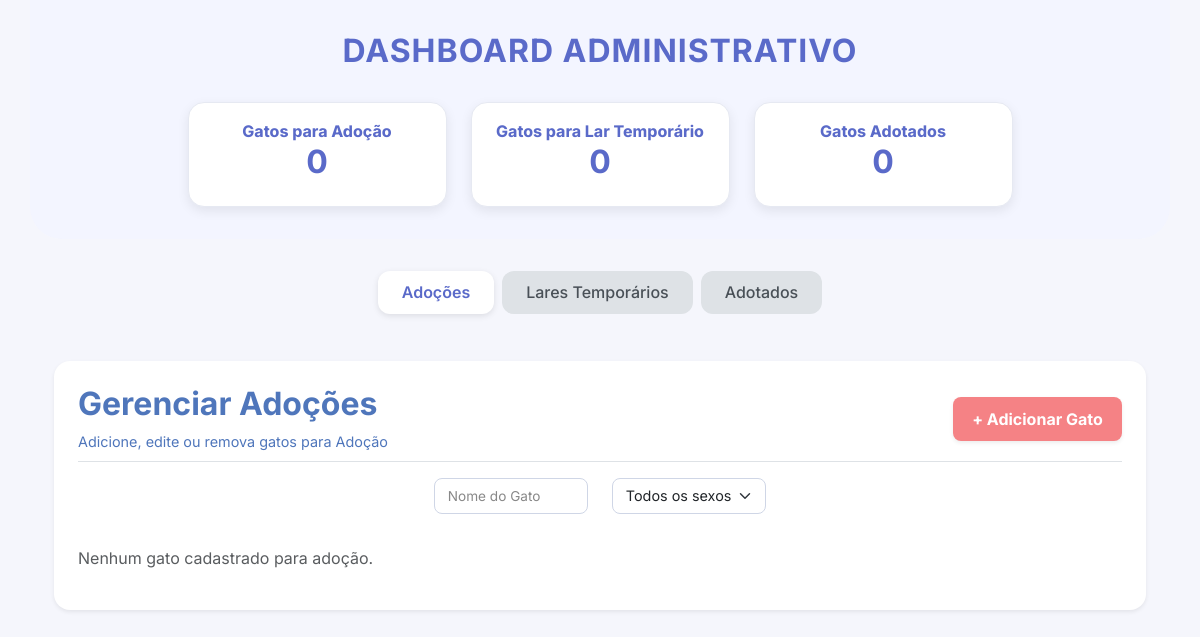
/dashboard_admin_adocoes, run on an earlier commit of the app's database.
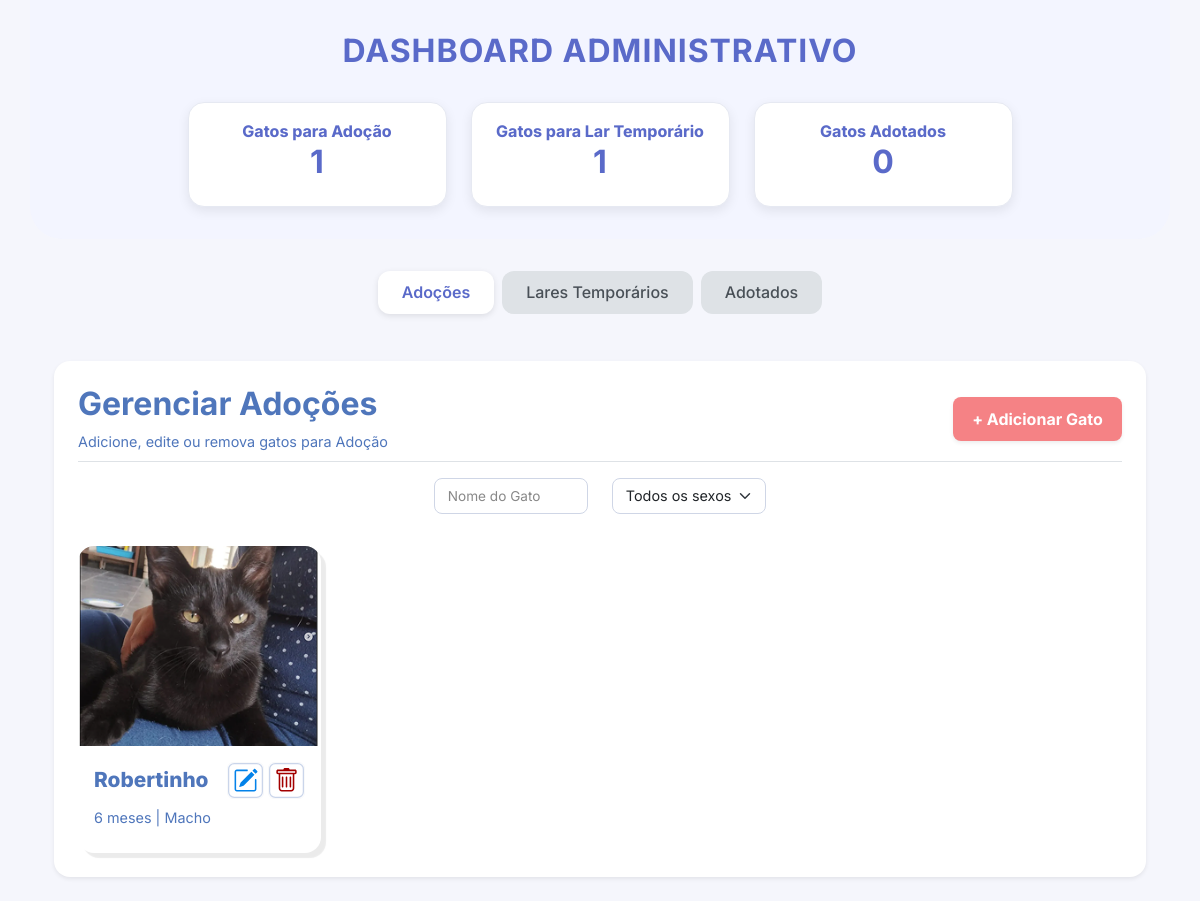
And on a later commit of the database.
### gatos/models.py (models this page shows, shortened)
class Gato(models.Model):
    SEXO_CHOICES = [
        ("M", "Macho"),
        ("F", "Fêmea"),
    ]
    nome = models.CharField(max_length=100, verbose_name="Nome")
    sexo = models.CharField(max_length=1, choices=SEXO_CHOICES, verbose_name="Sexo")
    idade = models.CharField(max_length=10, verbose_name="Idade")
    descricao = models.TextField(max_length=10000, verbose_name="Descrição")
    imagem = models.ImageField(upload_to="gatos/", verbose_name="Imagem")
    lar_temporario = models.BooleanField(default=False, verbose_name="Precisa de lar temporário")
    cuidado = models.ForeignKey(Cuidado, on_delete=models.CASCADE, verbose_name="Cuidados")
    temperamento = models.ForeignKey(Temperamento, on_delete=models.CASCADE, verbose_name="Temperamento")
    sociavel = models.ForeignKey(Sociavel, on_delete=models.CASCADE, verbose_name="Socialização")
    moradia = models.ForeignKey(Moradia, on_delete=models.CASCADE, verbose_name="Moradia adequada")
    created_at = models.DateTimeField(auto_now_add=True, verbose_name="Criado em")
    updated_at = models.DateTimeField(auto_now=True, verbose_name="Atualizado em")
    class Meta:
        verbose_name = "Gato"
        verbose_name_plural = "Gatos"
        db_table = "gatos"
        ordering = ["-created_at"]

### gatos/views.py (the view)
# urls.py: path("dashboard_admin_adocoes", dashboard_admin_adocoes),
def dashboard_admin_adocoes(request):
    gatos = Gato.objects.all()
    nome = request.GET.get("nome")
    if nome:
        gatos = gatos.filter(nome__icontains=nome)
    sexo = request.GET.get("sexo")
    if sexo in ["M", "F"]:
        gatos = gatos.filter(sexo=sexo)
    context = {
        "gatos": gatos,
    }
    return render(request, "gatos/dashboard_admin_adocoes.html", context)

### gatos/context_processors.py (called while the page is built)
def dashboard_totals(request):
    total_para_adocao = Gato.objects.exclude(id__in=Adotados.objects.values("gato")).count()
    total_lar_temporario = Gato.objects.filter(
        lar_temporario=True
    ).exclude(id__in=Adotados.objects.values("gato")).count()
    total_adotados = Adotados.objects.count()
    return {
        "total_para_adocao": total_para_adocao,
        "total_lar_temporario": total_lar_temporario,
        "total_adotados": total_adotados,
    }

### gatos/templates/gatos/dashboard_admin_adocoes.html (shortened to what this page needs)
{% extends "ong/base_admin.html" %}
{% load static %}
{% block content%}
<link rel="stylesheet" href="{% static 'css/dashboard_admin_adocoes.css' %}">
<div class="container py-4">
    <div class="p-4 bg-white shadow-sm rounded-4">
        <div class="d-flex justify-content-between align-items-center mb-3 border-bottom pb-2">
            <div>
                <h2 class="fw-bold text-primary">Gerenciar Adoções</h2>
                <p class="subtitle-custom mb-0">Adicione, edite ou remova gatos para Adoção</p>
            </div> <a href="" class="btn btn-danger fw-bold shadow-sm rounded-3"> + Adicionar Gato </a>
        </div>
        <form method="GET" action="">
            <div class="row justify-content-center mb-4">
                <div class="col-md-2 col-sm-4 mb-2"> <input type="text" name="nome"
                        class="form-control form-control-sm search-input" placeholder="Nome do Gato"
                        onkeyup="debounceSubmit(this.form, 600)" value="{{ request.GET.nome|default:'' }}">
                </div>
                <div class="col-md-2 col-sm-4 mb-2"> <select name="sexo" class="form-select form-select-sm search-input"
                        onchange="this.form.submit()">
                        <option value="">Todos os sexos</option>
                    </select> </div>
            </div>
        </form>
        <div class="row g-4">
            {% for gato in gatos %}
            <div class="col-lg-3 col-md-4 col-sm-6">
                <div class="card border-0 h-100 rounded-4 overflow-hidden">
                    {% if gato.imagem %}
                    <img src="{{ gato.imagem.url }}" class="card-img-top" alt="{{ gato.nome }}"
                        style="object-fit: cover; height: 200px;"> {% else %} <img
                        src="https://placehold.co/300x200?text=Sem+Foto" class="card-img-top" alt="Sem imagem">
                    {%endif%}
                    <div class="card-body d-flex flex-column">
                        <div class="d-flex justify-content-between align-items-center mb-2">
                            <h5 class="card-title mb-0">{{ gato.nome }}</h5>
                            <div class="d-flex gap-1"> <a href="" class="btn btn-light p-1" title="Editar"> <img
                                        src="{% static 'img/Icone_Editar.svg' %}" alt="Editar"
                                        style="width: 35px; height: 35px;"> </a> <a href="" class="btn btn-light p-1"
                                    title="Excluir"> <img src="{% static 'img/Icone_Excluir.svg' %}" alt="Excluir"
                                        style="width: 35px; height: 35px;"> </a> </div>
                        </div>
                        <p class="card-text mb-2"> {{ gato.idade }} |
                            {% if gato.sexo == 'M' %}
                            Macho
                            {% else %}
                            Fêmea
                            {% endif %}
                        </p>
                    </div>
                </div>
            </div>
            {% empty %}
            <p class="text-muted">Nenhum gato cadastrado para adoção.</p>
            {% endfor %}
        </div>
    </div>
</div>
{% endblock %}

### ong/templates/ong/base_admin.html (shortened to what this page needs)
<!DOCTYPE html>
<html lang="pt-br">
<head>
    <link href="https://cdn.jsdelivr.net/npm/bootstrap@5.3.3/dist/css/bootstrap.min.css" rel="stylesheet">
    {% load static %}
    <link rel="stylesheet" href="{% static 'css/base_admin.css' %}">
</head>
<body>
    <div class="dashboard-header container">
        <h2>DASHBOARD ADMINISTRATIVO</h2>
        <div class="row justify-content-center g-4">
            <div class="col-md-3">
                <div class="card stat-card p-3">
                    <p>Gatos para Adoção</p>
                    <h4>{{ total_para_adocao|default:"0" }}</h4>
                </div>
            </div>
            <div class="col-md-3">
                <div class="card stat-card p-3">
                    <p>Gatos para Lar Temporário</p>
                    <h4>{{ total_lar_temporario|default:"0" }}</h4>
                </div>
            </div>
            <div class="col-md-3">
                <div class="card stat-card p-3">
                    <p>Gatos Adotados</p>
                    <h4>{{ total_adotados|default:"0" }}</h4>
                </div>
            </div>
        </div>
    </div>
    <div class="container mb-4">
        <ul class="nav nav-tabs justify-content-center">
            <li class="nav-item"> <a class="nav-link active" data-bs-toggle="tab" href="#adocoes">Adoções</a> </li>
            <li class="nav-item"> <a class="nav-link" data-bs-toggle="tab" href="#lares">Lares Temporários</a> </li>
            <li class="nav-item"> <a class="nav-link" data-bs-toggle="tab" href="#adotados">Adotados</a> </li>
        </ul>
    </div>
    <main class="container"> {% block content %} {% endblock %} </main>
</body>
</html>

### ong/static/css/base_admin.css (style rules this page uses)
.dashboard-header { background: #f3f5ff; border-radius: 0 0 2rem 2rem; padding: 2rem 1rem; text-align: center; margin-bottom: 2rem; }
.dashboard-header h2 { font-weight: 700; color: #5a6ac9; margin-bottom: 2rem; letter-spacing: 1px; }
.stat-card { border-radius: 1rem; background: #fff; box-shadow: 0 2px 8px rgba(0, 0, 0, 0.08); transition: 0.2s ease-in-out; }
.stat-card h4 { font-size: 2rem; font-weight: bold; color: #5a6ac9; }
.stat-card p { margin: 0; color: #6c757d; font-weight: 500; }
.nav-tabs { border: none; gap: 0.5rem; justify-content: center; }
.nav-tabs .nav-link { border-radius: 0.75rem; border: none; background: #dee2e6; color: #495057; padding: 0.6rem 1.5rem; font-weight: 500; }
.nav-tabs .nav-link.active { background: #fff; color: #5a6ac9; font-weight: 600; box-shadow: 0 2px 6px rgba(0, 0, 0, 0.1); }
.col-md-3 p { color: #5a6ac9; font-family: "Inter", sans-serif; font-optical-sizing: auto; font-weight: 750; }

### gatos/static/css/dashboard_admin_adocoes.css (style rules this page uses)
body { background-color: #f5f6fc; font-family: "Inter", sans-serif; }
.bg-white { background: #fff; border-radius: 20px; box-shadow: 0 4px 16px rgba(0, 0, 0, 0.05); }
h2 { color: #4F76BB; font-weight: 700; }
.text-primary { color: #4F76BB !important; }
.card { border-radius: 16px; transition: transform 0.2s ease, box-shadow 0.3s ease; border: 1px solid #e6e9f2; box-shadow: 0 4px 12px rgba(0, 0, 0, 0.08); }
.card-title { font-weight: 800; font-size: 1.3rem; color: #4F76BB; }
.card-text { font-size: 0.9rem; color: #4F76BB; }
.btn-danger { background-color: #F58285 !important; border: none; border-radius: 10px; padding: 0.6rem 1.2rem; transition: all 0.3s ease; }
.form-control, .form-select { border-radius: 12px; padding: 0.6rem 1rem; border: 1px solid #4F76BB; }
.card .btn-light { background: none !important; padding: 0 !important; }
.subtitle-custom { color: #4F76BB; font-size: 0.9rem; }
.search-input { font-size: 0.9rem; height: 36px; border-radius: 8px; border: 1px solid #cfd6e6; padding: 0.4rem 0.8rem; box-shadow: none; }
.search-input::placeholder { font-size: 0.85rem; color: #888; }
.row.g-4>.col-lg-3>.card, .row.g-4>.col-md-4>.card, .row.g-4>.col-sm-6>.card { border-radius: 16px; transition: transform 0.2s ease, box-shadow 0.3s ease; border: 1px solid #e6e9f2; box-shadow: 5px 5px 1px rgba(0, 0, 0, 0.08); }

What changed in the data, as far as the page shows it:
added Gato: imagem (picture), nome "Robertinho", idade "6 meses", sexo "Macho"
Also different on the page:
{{ total_para_adocao|default:"0" }}: "0" → "1"
{{ total_lar_temporario|default:"0" }}: "0" → "1"
text no longer shown: "Nenhum gato cadastrado para adoção."
